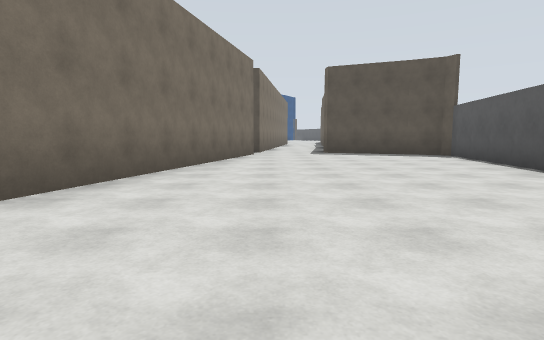
[1] (above)

16 first-person views from a walk through a world built for the Gazebo simulator. The camera is 1.2 m above the floor, tilts 6° down and sees 80° across. The floor is counted in squares, 2.5 m on a side. Each view is taken from the middle of a square. On the plan, view 1 faces up. The plan holds only what a view shows up to about 9 squares ahead; the rest is blank. The place goes on beyond the plan.

[2]
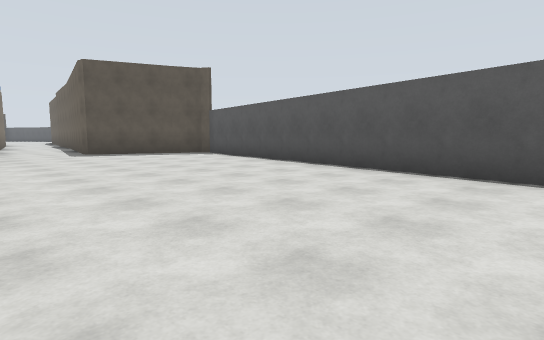

[3]
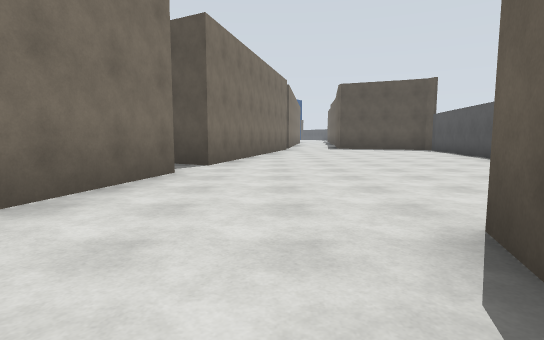

[4]
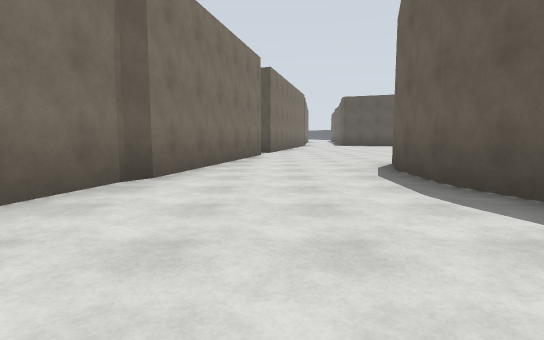

[5]
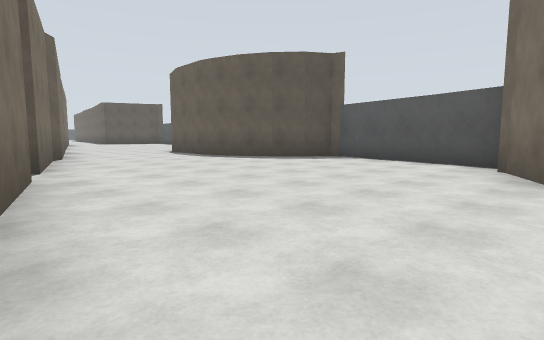

[6]
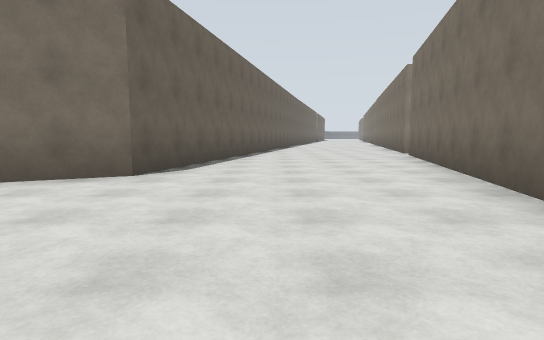

[7]
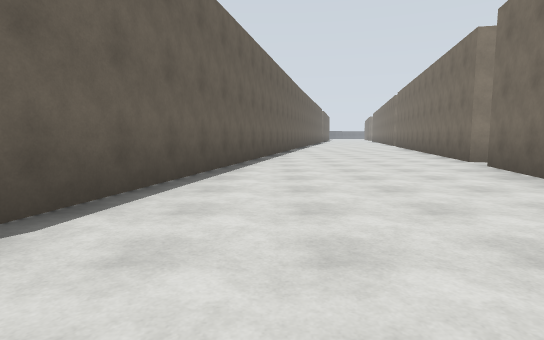

[8]
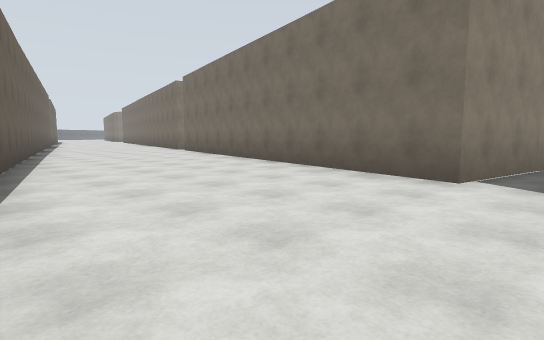

[9]
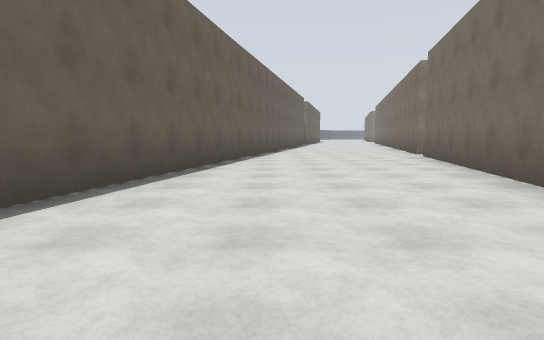

[10]
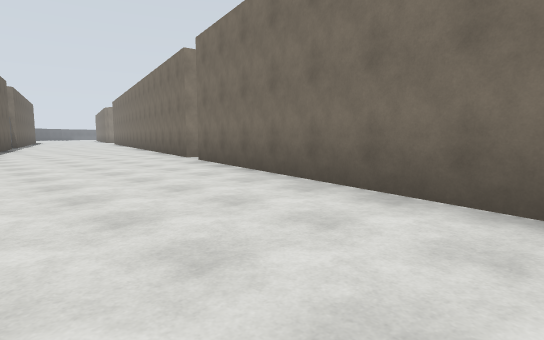

[11]
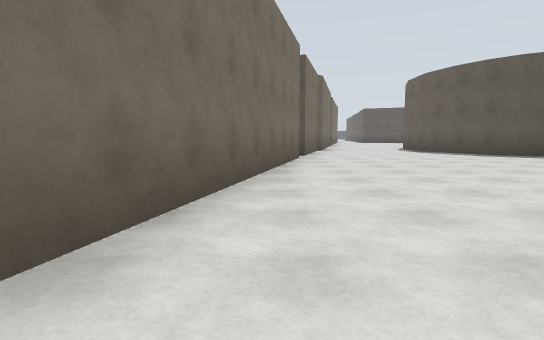

[12]
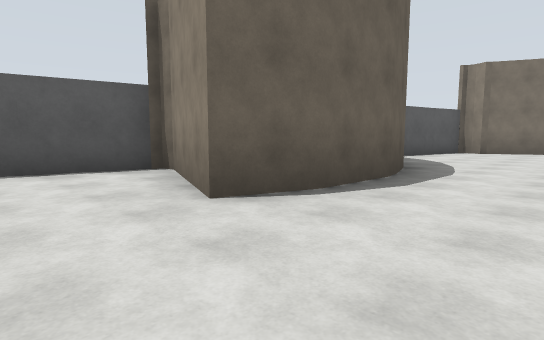

[13]
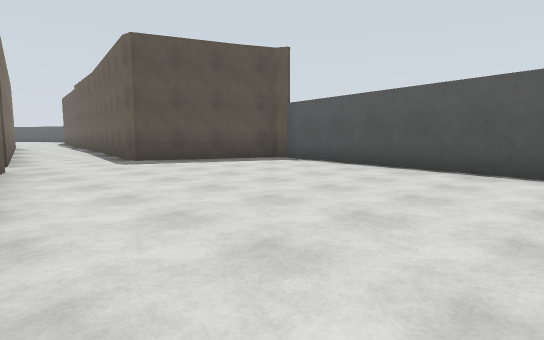

[14]
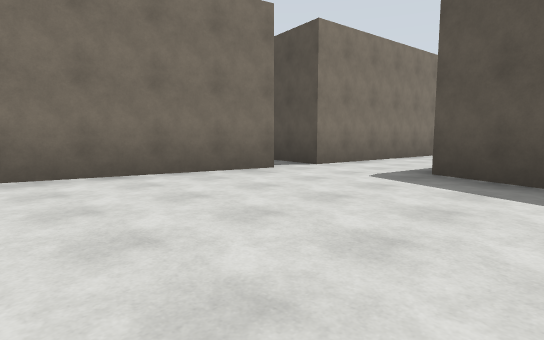

[15]
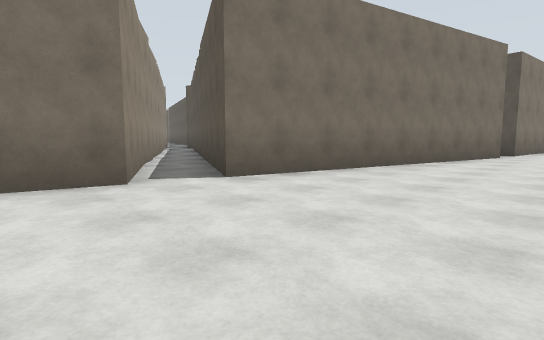

[16]
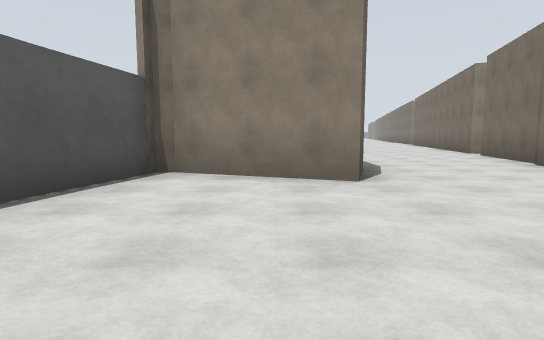

### Floor plan
Points are (right, up) in squares from view 1. A wall is a line through its corners. A room is listed if a view was taken in it or the views show most of it. See-through windows are left out.
Room 1 (views 1, 2, 12, 13, 14, 15, 16)
walls: (-0.5, 8.6) (-2, 2.3) (-5.1, 4); (0.1, -1.4) (2.3, -2.3); (-4.5, 2.4) (-2.3, 1.3) (-2.7, -0.4); (2.6, -2.4) (4.4, 8.1) (1.5, 9.3) (1.9, 11.6); (-0.1, 11.6) (-0.4, 9.4) (-1.7, 9.7)
ways out: opening at (-1.5, -1.5) to room 2
Room 2 (views 3, 4, 5, 6, 7, 8, 9, 10, 11)
walls: (-8.7, -15.5) (-6.6, -16) (-8.8, -24.7); (0.7, -10.2) (1.1, -8.9); (-4.3, -6.8) (-6.4, -15.3); (1.4, -9) (1.8, -6.7); (1.6, -6.5) (1, -6.1) (0.4, -5.5); (0.5, -5.7) (0, -4.8); (0.1, -4.9) (-0.3, -3.8) (-0.2, -2.3); (-0.2, -4.2) (-0.3, -3.7); (-3.3, -3.2) (-3.6, -3.6); (-4.7, -26) (-1.3, -10.9) (0.2, -10.1); (-0.3, -2.5) (0.1, -1.4); (-9, -25.5) (-9.2, -26.6); (-2.7, -0.4) (-4.2, -6.2)
ways out: opening at (-1.5, -1.5) to room 1

Where each view was taken, in squares from view 1:
view 1: 0 up, 0 right, facing up
view 2: 0 up, 1 left, facing up-right
view 3: 3 down, 1 left, facing up
view 4: 7 down, 2 left, facing up
view 5: 11 down, 5 left, facing up-right
view 6: 7 down, 3 left, facing down
view 7: 10 down, 3 left, facing down
view 8: 15 down, 3 left, facing down-left
view 9: 17 down, 5 left, facing down
view 10: 19 down, 5 left, facing down-left
view 11: 14 down, 5 left, facing up
view 12: 0 up, 2 left, facing down-right
view 13: 3 up, 1 left, facing up-right
view 14: 5 up, 3 right, facing up-left
view 15: 0 up, 1 right, facing up-left
view 16: 2 up, 1 right, facing down
